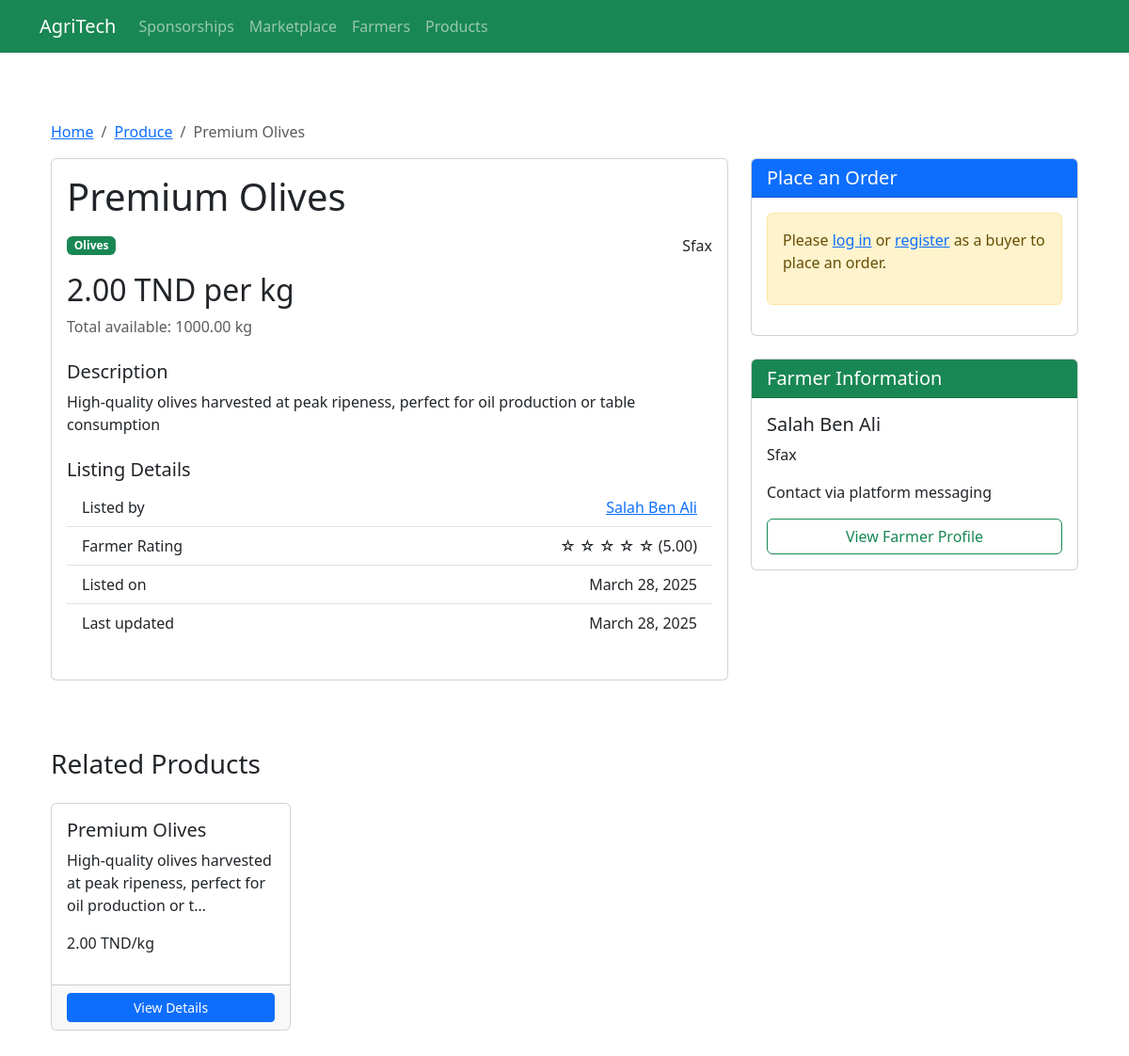
Screenshot of /marketplace/produce/5/ with the database file from the repository.
### marketplace/models.py (models this page shows, shortened)
class Produce(models.Model):
    UNIT_CHOICES = [
        ('kg', 'Kilograms'),
        ('g', 'Grams'),
        ('ton', 'Tons'),
        ('l', 'Liters'),
        ('unit', 'Units/Pieces'),
    ]
    farmer = models.ForeignKey(Farmer, on_delete=models.CASCADE, related_name='produce')
    category = models.ForeignKey(ProduceCategory, on_delete=models.SET_NULL, null=True, related_name='produce_items')
    title = models.CharField(max_length=100)
    description = models.TextField()
    quantity = models.DecimalField(max_digits=10, decimal_places=2, validators=[MinValueValidator(0.01)])
    unit = models.CharField(max_length=4, choices=UNIT_CHOICES, default='kg')
    price_per_unit = models.DecimalField(max_digits=10, decimal_places=2, validators=[MinValueValidator(0.01)])
    location = models.CharField(max_length=100)
    is_available = models.BooleanField(default=True)
    created_at = models.DateTimeField(auto_now_add=True)
    updated_at = models.DateTimeField(auto_now=True)

class ProduceCategory(models.Model):
    name = models.CharField(max_length=100)
    description = models.TextField(blank=True)
    class Meta:
        verbose_name_plural = "Produce Categories"

class Farmer(models.Model):
    user = models.OneToOneField(User, on_delete=models.CASCADE, related_name='farmer_profile')
    phone_number = models.CharField(max_length=15)
    location = models.CharField(max_length=100)
    rating = models.DecimalField(max_digits=3, decimal_places=2, default=0.0)
    total_ratings = models.PositiveIntegerField(default=0)
    created_at = models.DateTimeField(auto_now_add=True)
    updated_at = models.DateTimeField(auto_now=True)

### marketplace/views.py (the view)
# urls.py: path('produce/<int:produce_id>/', views.produce_detail, name='produce_detail'),
def produce_detail(request, produce_id):
    produce = get_object_or_404(Produce, id=produce_id)
    related_items = Produce.objects.filter(
        category=produce.category,
        is_available=True
    ).exclude(id=produce_id)[:4]
    context = {
        'produce': produce,
        'related_items': related_items,
    }
    return render(request, 'marketplace/produce_detail.html', context)

### templates/marketplace/produce_detail.html (shortened to what this page needs)
{% extends 'base.html' %}
{% block content %}
<div class="container py-5">
    <nav aria-label="breadcrumb">
        <ol class="breadcrumb">
            <li class="breadcrumb-item"><a href="{% url 'marketplace_home' %}">Home</a></li>
            <li class="breadcrumb-item"><a href="{% url 'produce_list' %}">Produce</a></li>
            <li class="breadcrumb-item active" aria-current="page">{{ produce.title }}</li>
        </ol>
    </nav>
    <div class="row">
        <div class="col-lg-8">
            <div class="card mb-4">
                <div class="card-body">
                    <h1 class="card-title mb-3">{{ produce.title }}</h1>
                    <div class="d-flex justify-content-between align-items-center mb-3">
                        <span class="badge bg-success">{{ produce.category.name }}</span>
                        <span class="location-badge">
                             {{ produce.location }}
                        </span>
                    </div>
                    <div class="mb-4">
                        <h2 class="produce-price">{{ produce.price_per_unit }} TND per {{ produce.unit }}</h2>
                        <p class="text-muted">Total available: {{ produce.quantity }} {{ produce.unit }}</p>
                    </div>
                    <div class="mb-4">
                        <h5>Description</h5>
                        <p>{{ produce.description }}</p>
                    </div>
                    <div class="mb-4">
                        <h5>Listing Details</h5>
                        <ul class="list-group list-group-flush">
                            <li class="list-group-item d-flex justify-content-between align-items-center">
                                <span>Listed by</span>
                                <a href="{% url 'farmer_detail' produce.farmer.id %}">{{ produce.farmer.user.get_full_name }}</a>
                            </li>
                            <li class="list-group-item d-flex justify-content-between align-items-center">
                                <span>Farmer Rating</span>
                                <span class="star-rating">
                                    {% for i in "12345"|make_list %}
                                        {% if forloop.counter <= produce.farmer.rating|floatformat:"0" %}
                                            ★
                                        {% else %}
                                            ☆
                                        {% endif %}
                                    {% endfor %}
                                    ({{ produce.farmer.rating }})
                                </span>
                            </li>
                            <li class="list-group-item d-flex justify-content-between align-items-center">
                                <span>Listed on</span>
                                <span>{{ produce.created_at|date:"F j, Y" }}</span>
                            </li>
                            <li class="list-group-item d-flex justify-content-between align-items-center">
                                <span>Last updated</span>
                                <span>{{ produce.updated_at|date:"F j, Y" }}</span>
                            </li>
                        </ul>
                    </div>
                </div>
            </div>
        </div>
        <div class="col-lg-4">
            <div class="card mb-4">
                <div class="card-header bg-primary text-white">
                    <h5 class="mb-0">Place an Order</h5>
                </div>
                <div class="card-body">
                    {% if user.is_authenticated and user.buyer_profile %}
                        <form method="post" action="{% url 'create_order' produce.id %}">
                            {% csrf_token %}
                            <div class="mb-3">
                                <label for="quantity" class="form-label">Quantity ({{ produce.unit }})</label>
                                <input type="number" class="form-control" id="quantity" name="quantity" min="0.01" max="{{ produce.quantity }}" step="0.01" required>
                                <div class="form-text">Maximum available: {{ produce.quantity }} {{ produce.unit }}</div>
                            </div>
                            <div class="mb-3">
                                <label for="delivery_location" class="form-label">Delivery Location</label>
                                <input type="text" class="form-control" id="delivery_location" name="delivery_location" required>
                            </div>
                            <div class="mb-3">
                                <label for="delivery_notes" class="form-label">Delivery Notes (Optional)</label>
                                <textarea class="form-control" id="delivery_notes" name="delivery_notes" rows="3"></textarea>
                            </div>
                            <div class="mb-3">
                                <div class="card bg-light">
                                    <div class="card-body">
                                        <h6>Order Summary</h6>
                                        <div class="d-flex justify-content-between">
                                            <span>Price per {{ produce.unit }}:</span>
                                            <span>{{ produce.price_per_unit }} TND</span>
                                        </div>
                                        <div class="d-flex justify-content-between">
                                            <span>Platform fee (2%):</span>
                                            <span>Calculated at checkout</span>
                                        </div>
                                        <hr>
                                        <div class="d-flex justify-content-between fw-bold">
                                            <span>Total:</span>
                                            <span id="total-price">--</span>
                                        </div>
                                    </div>
                                </div>
                            </div>
                            <div class="d-grid">
                                <button type="submit" class="btn btn-primary">
                                    <i class="bi bi-cart-check"></i> Place Order
                                </button>
                            </div>
                        </form>
                    {% elif user.is_authenticated and user.farmer_profile %}
                        <div class="alert alert-info">
                            <p>You are logged in as a farmer. To place orders, please register a buyer account.</p>
                        </div>
                    {% else %}
                        <div class="alert alert-warning">
                            <p>Please <a href="{% url 'login' %}">log in</a> or <a href="{% url 'register' %}">register</a> as a buyer to place an order.</p>
                        </div>
                    {% endif %}
                </div>
            </div>
            <div class="card">
                <div class="card-header bg-success text-white">
                    <h5 class="mb-0">Farmer Information</h5>
                </div>
                <div class="card-body">
                    <h5>{{ produce.farmer.user.get_full_name }}</h5>
                    <p> {{ produce.farmer.location }}</p>
                    <p> Contact via platform messaging</p>
                    <div class="d-grid">
                        <a href="{% url 'farmer_detail' produce.farmer.id %}" class="btn btn-outline-success">
                             View Farmer Profile
                        </a>
                    </div>
                </div>
            </div>
        </div>
    </div>
    {% if related_items %}
        <div class="mt-5">
            <h3 class="mb-4">Related Products</h3>
            <div class="row">
                {% for item in related_items %}
                    <div class="col-md-3 mb-4">
                        <div class="card h-100">
                            <div class="card-body">
                                <h5 class="card-title">{{ item.title }}</h5>
                                <p class="card-text">{{ item.description|truncatechars:80 }}</p>
                                <p class="produce-price">{{ item.price_per_unit }} TND/{{ item.unit }}</p>
                            </div>
                            <div class="card-footer">
                                <a href="{% url 'produce_detail' item.id %}" class="btn btn-sm btn-primary w-100">View Details</a>
                            </div>
                        </div>
                    </div>
                {% endfor %}
            </div>
        </div>
    {% endif %}
</div>
{% endblock %}

### rows the page displays
Produce: title "Premium Olives", category.name "Olives", location "Sfax", price_per_unit "2.00", unit "kg", quantity "1000.00", description "High-quality olives harvested at peak ripeness, perfect for oil production or table consumption", farmer.user.get_full_name "Salah Ben Ali", farmer.rating "5.00", created_at "March 28, 2025", updated_at "March 28, 2025", farmer.location "Sfax"
Produce: title "Premium Olives", description "High-quality olives harvested at peak ripeness, perfect for oil production or t…", price_per_unit "2.00", unit "kg"
